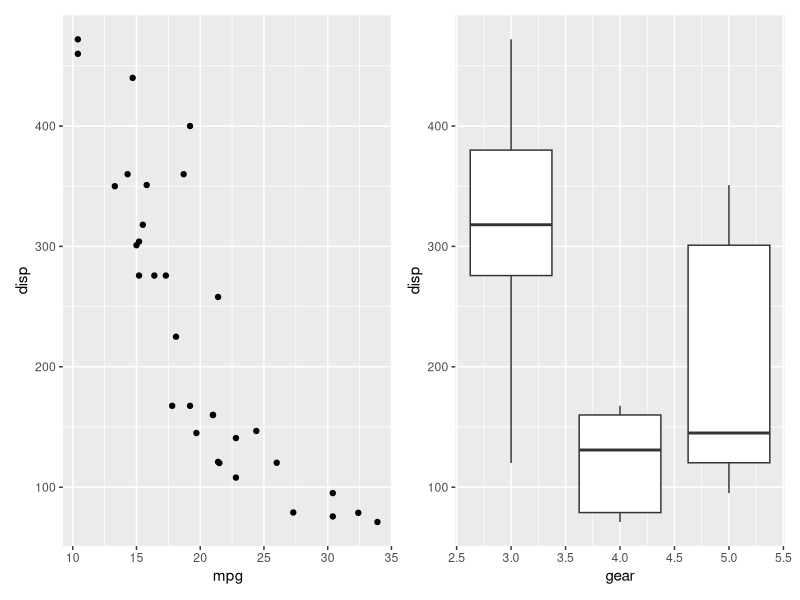

The R source for this figure:
## ---- chunk 1
knitr::opts_chunk$set( warning=FALSE, message=FALSE)
## ---- chunk 2
library(ggplot2)
library(patchwork)

p1 <- ggplot(mtcars) + geom_point(aes(mpg, disp))
p2 <- ggplot(mtcars) + geom_boxplot(aes(gear, disp, group = gear))

p1 + p2
